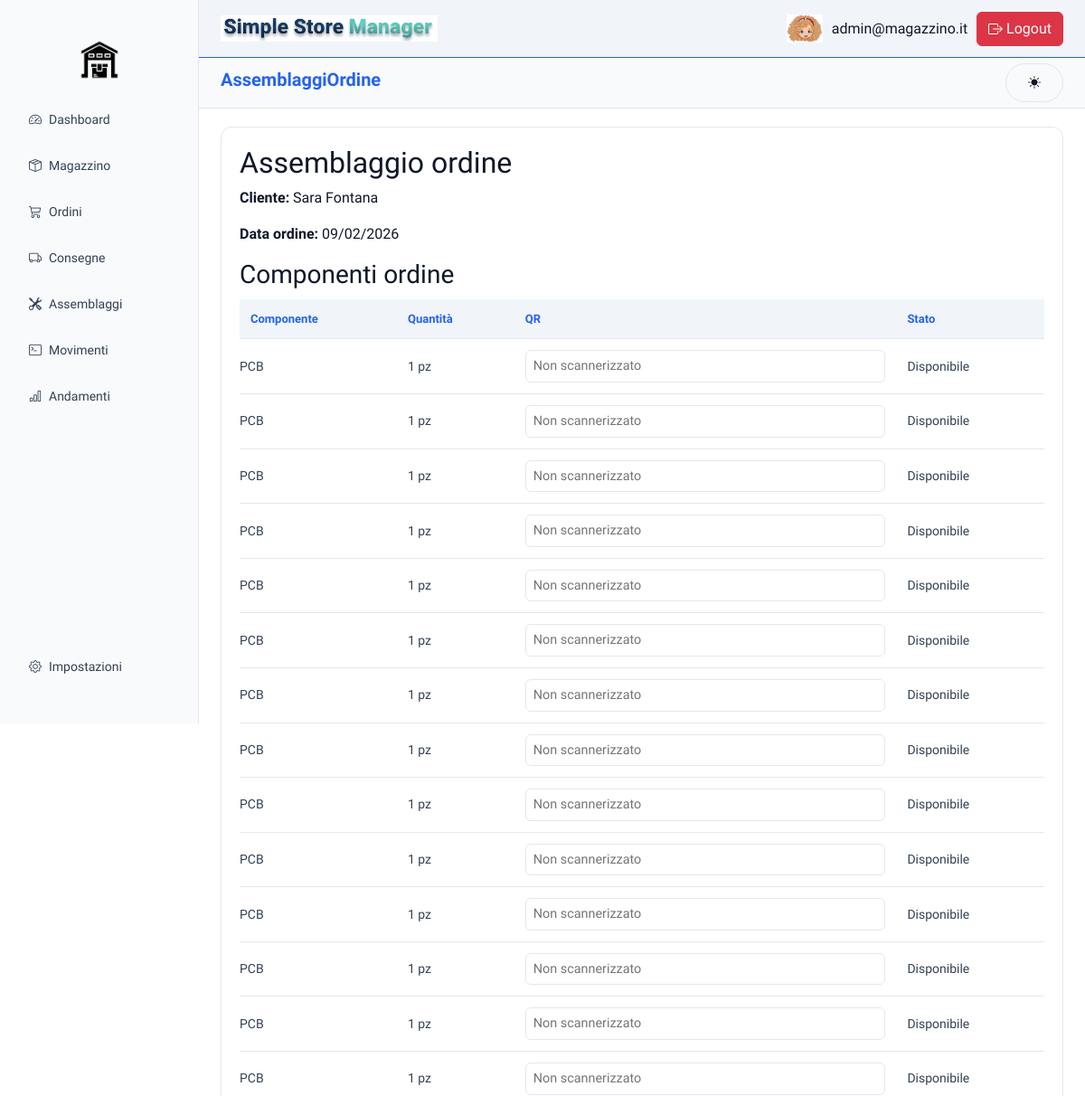
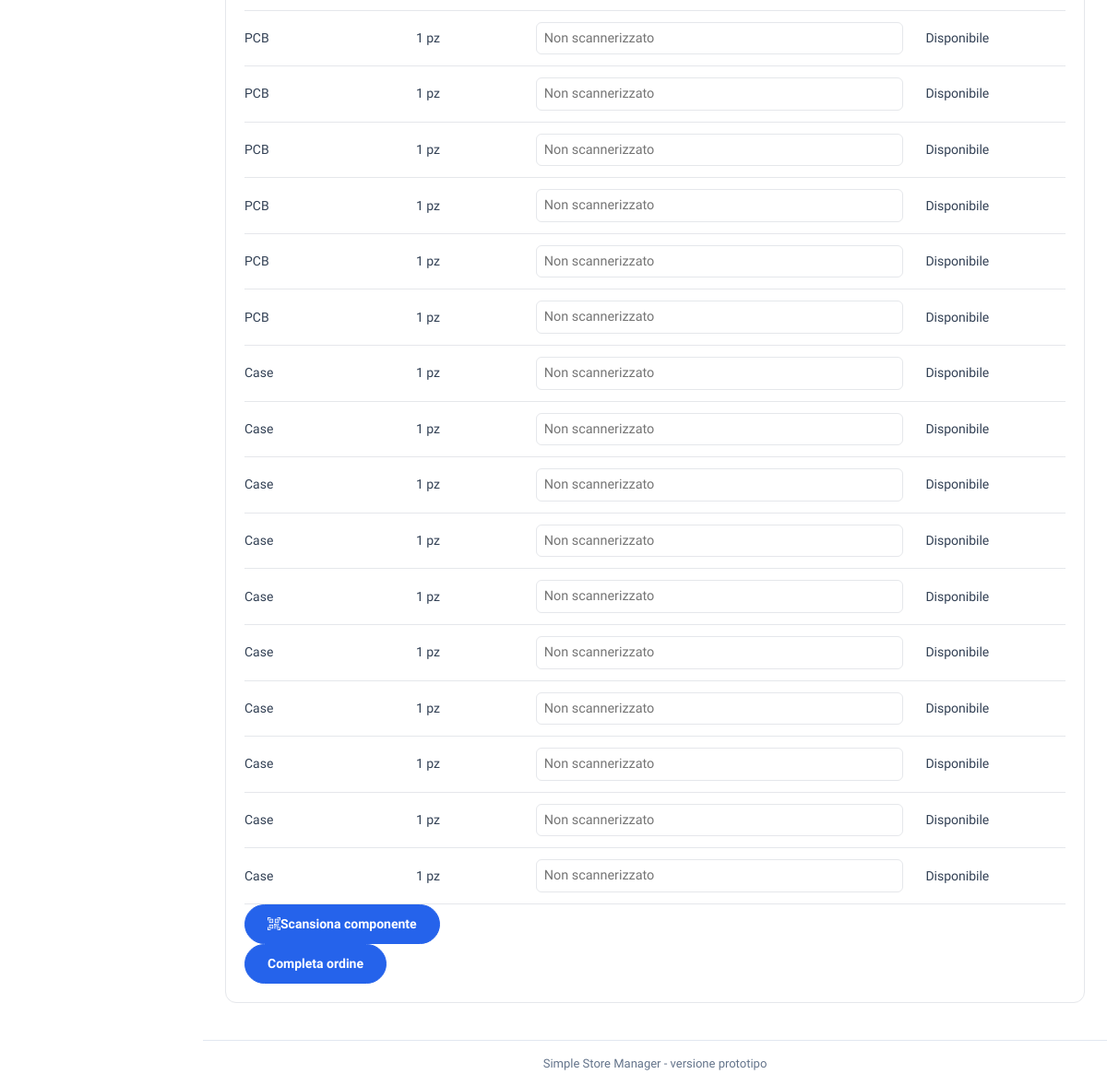
The app's page /index.php?page=assemblaggiOrdine&id_ordine=6 (signed in), older data (2 pictures, top to bottom).
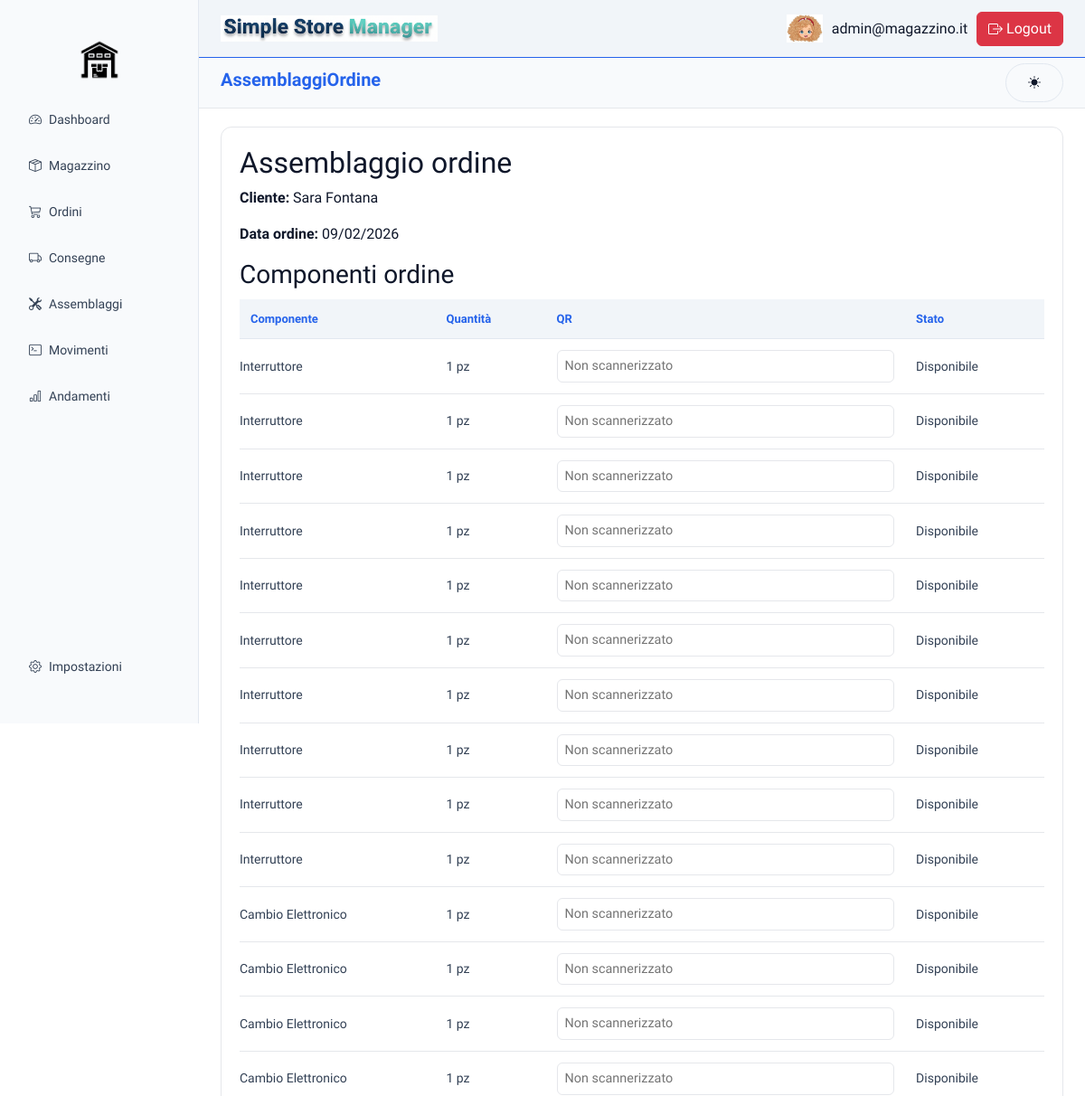
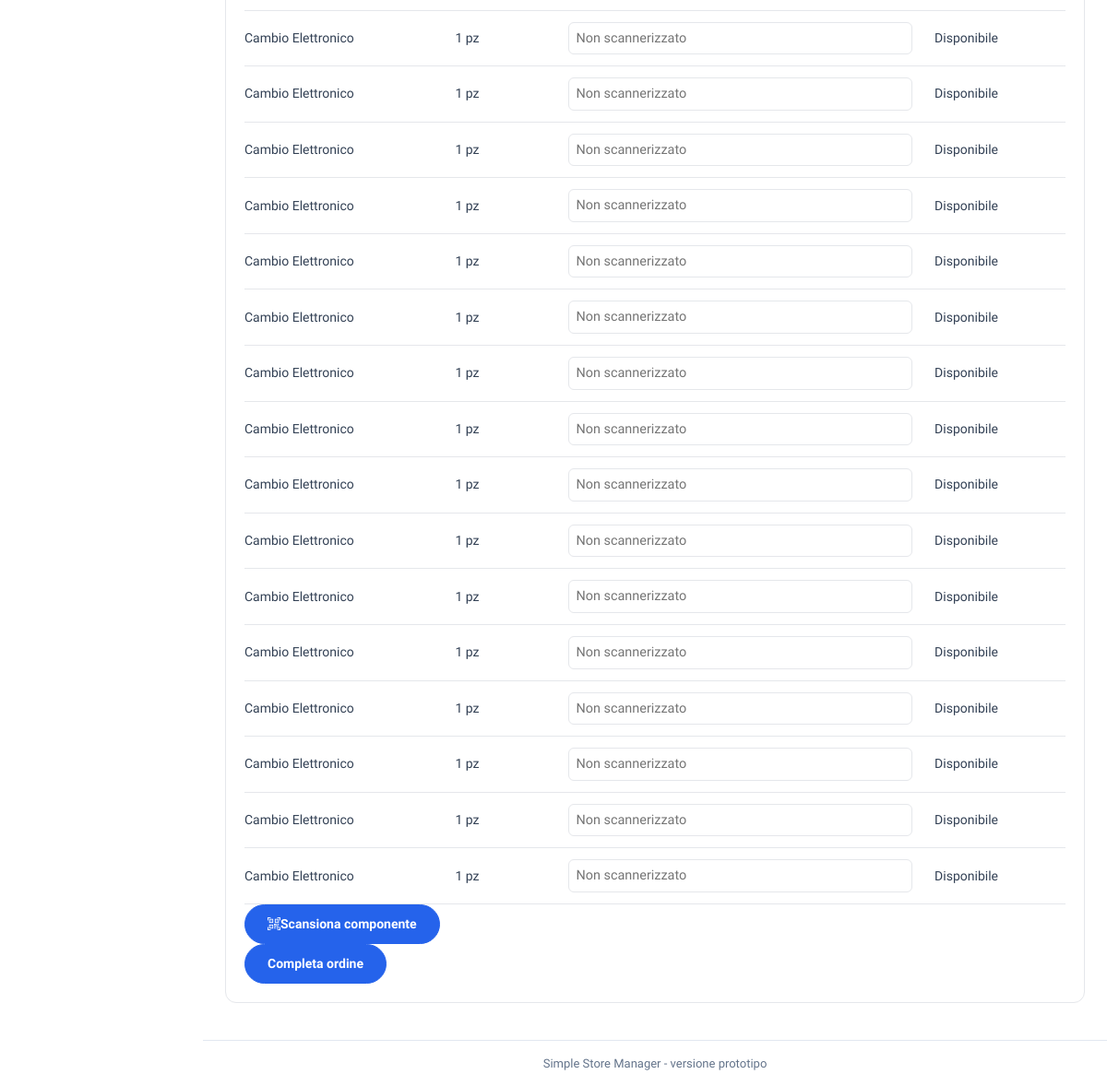
The same page, newer data (2 pictures, top to bottom).
### tables this page shows
CREATE TABLE `righe_ordini` (
  `id_ordine` int(5) NOT NULL,
  `id_componente` int(5) NOT NULL,
  `quantita` int(5) NOT NULL
);

CREATE TABLE `componenti` (
  `id` int(5) NOT NULL,
  `sku` varchar(50) NOT NULL,
  `nome` varchar(30) NOT NULL,
  `qrcode` varchar(100) DEFAULT NULL,
  `unita_misura` varchar(10) DEFAULT NULL,
  `tipo` enum('RAW','ASSEMBLY') NOT NULL
);

CREATE TABLE `stock` (
  `id_componente` int(11) NOT NULL,
  `quantita` int(11) NOT NULL DEFAULT 0,
  `ultima_modifica` datetime NOT NULL DEFAULT current_timestamp() ON UPDATE current_timestamp()
);

### backend/query/ordini.php (called while the page is built, shortened)
<?php
function getDettagliOrdine($id){
    $pdo=connect();
    $sql = "SELECT c.nome,r.quantita, c.unita_misura,r.id_componente
            FROM ordini o
            JOIN righe_ordini r ON o.id = r.id_ordine
            JOIN componenti c ON r.id_componente = c.id
            WHERE o.id = :id;";
    $stmt = $pdo->prepare($sql);
    $stmt->execute([':id' => $id]);
    return $stmt->fetchAll(PDO::FETCH_ASSOC);
}
?>

### backend/query/componenti.php (called while the page is built, shortened)
<?php
function getStock($id_componente){
    $pdo=connect();
    $sql = "SELECT quantita FROM stock WHERE id_componente = :id_componente;";
    $stmt = $pdo->prepare($sql);
    $stmt->execute([':id_componente' => $id_componente]);
    return $stmt->fetchColumn();
}
?>

### frontend/assemblaggiOrdine/tabellaOrdine.php (the view)
<?php
function renderComponenteOrdine($componente, $livello = 0)
{
    $stockDisponibile = getStock($componente['id_componente']);
    $quantitaDaGenerare = $componente['quantita'];
    for ($i = 1; $i <= $quantitaDaGenerare; $i++) {
        $qrIndex = $i;
        ?>
        <tr class="assembly-node" data-component-id="<?= $componente['id_componente'] ?>" data-level="<?= $livello ?>">
            <td style="padding-left: <?= $livello * 20 ?>px;">
                <?= htmlspecialchars($componente['nome']) ?>
            </td>
            <td>1 <?= htmlspecialchars($componente['unita_misura']) ?></td>
            <td>
                <input type="text" name="componenti_finali[<?= $componente['id_componente'] ?>][<?= $qrIndex ?>]"
                       class="<?= ($stockDisponibile > 0) ? 'component-qr qr-final' : '' ?>"
                       data-componente-id="<?= $componente['id_componente'] ?>"
                       value="<?= ($stockDisponibile > 0) ? '' : 'ASSEMBLY' ?>"
                       readonly
                       placeholder="Non scannerizzato">
            </td>
            <td>
                <span class="node-status <?= ($stockDisponibile > 0) ? 'ready' : 'pending' ?>">
                    <?= ($stockDisponibile > 0) ? 'Disponibile' : 'Da assemblare' ?>
                </span>
            </td>
        </tr>
        <?php
        if ($stockDisponibile <= 0) {
            $children = getPartiComponente($componente['id_componente']);
            foreach ($children as $child) {
                renderComponenteOrdine([
                    'id_componente' => $child['id'],
                    'nome' => $child['nome'],
                    'quantita' => $child['quantita'],
                    'unita_misura' => $child['unita_misura']
                ], $livello + 1);
            }
        } else {
            $stockDisponibile--;
        }
    }
}
?>

### frontend/sidebar/sidebar.php (shortened to what the changed rows need)
<?php
$menu = [
    'Dashboard'   => 'speedometer2',
    'Magazzino'   => 'box-seam',
    'Ordini'      => 'cart3',
    'Consegne'    => 'truck',
    'Assemblaggi' => 'tools',
    'Movimenti'   => 'terminal',
    'Andamenti'   => 'bar-chart'
];
$bottomMenu = [
    'Impostazioni'=> 'gear'
];
?>
<aside class="sidebar d-flex flex-column justify-content-between">
    <div>
        <ul class="nav nav-pills flex-column gap-1">
            <?php foreach ($menu as $pagina => $icona): ?>
                <?php $pageSlug = lcfirst($pagina); ?>
                <li class="nav-item">
                    <a href="?page=<?= $pageSlug ?>"
                       class="nav-link d-flex align-items-center gap-2 <?= ($page === $pageSlug) ? 'active' : '' ?>">
                        <i class="bi bi-<?= $icona ?>"></i>
                        <?= $pagina ?>
                    </a>
                </li>
            <?php endforeach; ?>
        </ul>
    </div>
        <ul class="nav nav-pills flex-column gap-1 mb-3">
            <?php foreach ($bottomMenu as $pagina => $icona): ?>
                <?php $pageSlug = lcfirst($pagina); ?>
                <li class="nav-item">
                    <a href="?page=<?= $pageSlug ?>"
                    class="nav-link d-flex align-items-center gap-2 <?= ($page === $pageSlug) ? 'active' : '' ?>">
                        <i class="bi bi-<?= $icona ?>"></i>
                        <?= $pagina ?>
                    </a>
                </li>
            <?php endforeach; ?>
        </ul>
</aside>

### frontend/assemblaggiOrdine/assemblaggiOrdine.php (shortened to what the changed rows need)
<?php
require_once 'backend/query/ordini.php';
require_once 'backend/query/componenti.php';
if ($_SERVER['REQUEST_METHOD'] === 'GET' && isset($_GET['id_ordine'])) {
  $id_ordine = (int)$_GET['id_ordine'];
  $dettagli  = getDettagliOrdine($id_ordine);
}
require_once 'frontend/assemblaggiOrdine/tabellaOrdine.php';
?>
<main class="content">
  <section class="assembly-card">
    <h2 class="section-title">Assemblaggio ordine</h2>
    <form id="assemblaggioOrdineForm" method="POST" action="backend/controller/assemblaggiOrdineCntrl.php">
      <table class="assembly-table">
        <thead>
          <tr>
            <th>Componente</th>
            <th>Quantità</th>
            <th>QR</th>
            <th>Stato</th>
          </tr>
        </thead>
        <tbody>
          <?php foreach ($dettagli as $componenteOrdine): ?>
            <?php renderComponenteOrdine($componenteOrdine); ?>
          <?php endforeach; ?>
        </tbody>
      </table>
    </form>
  </section>
</main>

Row changes from the older to the newer data that the page shows:
removed righe_ordini: id_componente.nome "PCB", id_componente.unita_misura "pz"
removed righe_ordini: id_componente.nome "Case", id_componente.unita_misura "pz"
added righe_ordini: id_componente.nome "Interruttore", id_componente.unita_misura "pz"
added righe_ordini: id_componente.nome "Cambio Elettronico", id_componente.unita_misura "pz"
